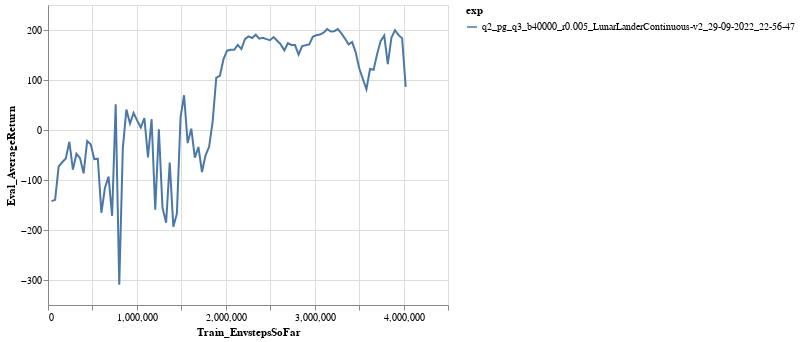

The notebook cell saved with this chart:
### Markdown cell above
# Q3

### Code cell
alt.data_transformers.disable_max_rows()

logdir = '../../data/q2_pg_q3*/events*'
eventfiles = glob.glob(logdir)
xtag = 'Train_EnvstepsSoFar'
ytag = 'Eval_AverageReturn'
df_q2  = make_dataframe(eventfiles, xtag=xtag, ytag=ytag)

chart = alt.Chart(df_q2).mark_line().encode(
    x=xtag,
    y=ytag,
    color='exp'
)
chart = chart.configure_legend(
    labelLimit=1000
)
chart

### Figure 1 — Vega-Lite specification as saved in the notebook (floating-point values rounded to 4 significant figures)
{"config": {"view": {"continuousWidth": 400, "continuousHeight": 300}, "legend": {"labelLimit": 1000}}, "data": {"name": "data-4f95b8a0d1936950fb842637d4cc1c5a"}, "mark": "line", "encoding": {"color": {"field": "exp", "type": "nominal"}, "x": {"field": "Train_EnvstepsSoFar", "type": "quantitative"}, "y": {"field": "Eval_AverageReturn", "type": "quantitative"}}, "$schema": "https://vega.github.io/schema/vega-lite/v4.17.0.json", "datasets": {"data-4f95b8a0d1936950fb842637d4cc1c5a": [{"Train_EnvstepsSoFar": 40000.0, "Eval_AverageReturn": -142.2, "exp": "q2_pg_q3_b40000_r0.005_LunarLanderContinuous-v2_29-09-2022_22-56-47"}, {"Train_EnvstepsSoFar": 80050.0, "Eval_AverageReturn": -139.7, "exp": "q2_pg_q3_b40000_r0.005_LunarLanderContinuous-v2_29-09-2022_22-56-47"}, {"Train_EnvstepsSoFar": 120100.0, "Eval_AverageReturn": -73.02, "exp": "q2_pg_q3_b40000_r0.005_LunarLanderContinuous-v2_29-09-2022_22-56-47"}, {"Train_EnvstepsSoFar": 160200.0, "Eval_AverageReturn": -64.37, "exp": "q2_pg_q3_b40000_r0.005_LunarLanderContinuous-v2_29-09-2022_22-56-47"}, {"Train_EnvstepsSoFar": 200200.0, "Eval_AverageReturn": -57.0, "exp": "q2_pg_q3_b40000_r0.005_LunarLanderContinuous-v2_29-09-2022_22-56-47"}, {"Train_EnvstepsSoFar": 240200.0, "Eval_AverageReturn": -23.54, "exp": "q2_pg_q3_b40000_r0.005_LunarLanderContinuous-v2_29-09-2022_22-56-47"}, {"Train_EnvstepsSoFar": 280300.0, "Eval_AverageReturn": -79.31, "exp": "q2_pg_q3_b40000_r0.005_LunarLanderContinuous-v2_29-09-2022_22-56-47"}, {"Train_EnvstepsSoFar": 320300.0, "Eval_AverageReturn": -47.5, "exp": "q2_pg_q3_b40000_r0.005_LunarLanderContinuous-v2_29-09-2022_22-56-47"}, {"Train_EnvstepsSoFar": 360400.0, "Eval_AverageReturn": -56.19, "exp": "q2_pg_q3_b40000_r0.005_LunarLanderContinuous-v2_29-09-2022_22-56-47"}, {"Train_EnvstepsSoFar": 400400.0, "Eval_AverageReturn": -86.54, "exp": "q2_pg_q3_b40000_r0.005_LunarLanderContinuous-v2_29-09-2022_22-56-47"}, {"Train_EnvstepsSoFar": 440500.0, "Eval_AverageReturn": -22.24, "exp": "q2_pg_q3_b40000_r0.005_LunarLanderContinuous-v2_29-09-2022_22-56-47"}, {"Train_EnvstepsSoFar": 480500.0, "Eval_AverageReturn": -28.55, "exp": "q2_pg_q3_b40000_r0.005_LunarLanderContinuous-v2_29-09-2022_22-56-47"}, {"Train_EnvstepsSoFar": 520600.0, "Eval_AverageReturn": -58.2, "exp": "q2_pg_q3_b40000_r0.005_LunarLanderContinuous-v2_29-09-2022_22-56-47"}, {"Train_EnvstepsSoFar": 560700.0, "Eval_AverageReturn": -57.68, "exp": "q2_pg_q3_b40000_r0.005_LunarLanderContinuous-v2_29-09-2022_22-56-47"}, {"Train_EnvstepsSoFar": 600700.0, "Eval_AverageReturn": -165.5, "exp": "q2_pg_q3_b40000_r0.005_LunarLanderContinuous-v2_29-09-2022_22-56-47"}, {"Train_EnvstepsSoFar": 640900.0, "Eval_AverageReturn": -115.3, "exp": "q2_pg_q3_b40000_r0.005_LunarLanderContinuous-v2_29-09-2022_22-56-47"}, {"Train_EnvstepsSoFar": 681000.0, "Eval_AverageReturn": -93.26, "exp": "q2_pg_q3_b40000_r0.005_LunarLanderContinuous-v2_29-09-2022_22-56-47"}, {"Train_EnvstepsSoFar": 721200.0, "Eval_AverageReturn": -171.7, "exp": "q2_pg_q3_b40000_r0.005_LunarLanderContinuous-v2_29-09-2022_22-56-47"}, {"Train_EnvstepsSoFar": 761300.0, "Eval_AverageReturn": 51.64, "exp": "q2_pg_q3_b40000_r0.005_LunarLanderContinuous-v2_29-09-2022_22-56-47"}, {"Train_EnvstepsSoFar": 801700.0, "Eval_AverageReturn": -309.5, "exp": "q2_pg_q3_b40000_r0.005_LunarLanderContinuous-v2_29-09-2022_22-56-47"}, {"Train_EnvstepsSoFar": 841700.0, "Eval_AverageReturn": -36.43, "exp": "q2_pg_q3_b40000_r0.005_LunarLanderContinuous-v2_29-09-2022_22-56-47"}, {"Train_EnvstepsSoFar": 881700.0, "Eval_AverageReturn": 40.92, "exp": "q2_pg_q3_b40000_r0.005_LunarLanderContinuous-v2_29-09-2022_22-56-47"}, {"Train_EnvstepsSoFar": 922700.0, "Eval_AverageReturn": 12.86, "exp": "q2_pg_q3_b40000_r0.005_LunarLanderContinuous-v2_29-09-2022_22-56-47"}, {"Train_EnvstepsSoFar": 962700.0, "Eval_AverageReturn": 34.08, "exp": "q2_pg_q3_b40000_r0.005_LunarLanderContinuous-v2_29-09-2022_22-56-47"}, {"Train_EnvstepsSoFar": 1004000.0, "Eval_AverageReturn": 18.79, "exp": "q2_pg_q3_b40000_r0.005_LunarLanderContinuous-v2_29-09-2022_22-56-47"}, {"Train_EnvstepsSoFar": 1044000.0, "Eval_AverageReturn": 5.07, "exp": "q2_pg_q3_b40000_r0.005_LunarLanderContinuous-v2_29-09-2022_22-56-47"}, {"Train_EnvstepsSoFar": 1084000.0, "Eval_AverageReturn": 24.0, "exp": "q2_pg_q3_b40000_r0.005_LunarLanderContinuous-v2_29-09-2022_22-56-47"}, {"Train_EnvstepsSoFar": 1125000.0, "Eval_AverageReturn": -54.57, "exp": "q2_pg_q3_b40000_r0.005_LunarLanderContinuous-v2_29-09-2022_22-56-47"}, {"Train_EnvstepsSoFar": 1165000.0, "Eval_AverageReturn": 21.66, "exp": "q2_pg_q3_b40000_r0.005_LunarLanderContinuous-v2_29-09-2022_22-56-47"}, {"Train_EnvstepsSoFar": 1206000.0, "Eval_AverageReturn": -159.6, "exp": "q2_pg_q3_b40000_r0.005_LunarLanderContinuous-v2_29-09-2022_22-56-47"}, {"Train_EnvstepsSoFar": 1247000.0, "Eval_AverageReturn": 1.549, "exp": "q2_pg_q3_b40000_r0.005_LunarLanderContinuous-v2_29-09-2022_22-56-47"}, {"Train_EnvstepsSoFar": 1288000.0, "Eval_AverageReturn": -155.2, "exp": "q2_pg_q3_b40000_r0.005_LunarLanderContinuous-v2_29-09-2022_22-56-47"}, {"Train_EnvstepsSoFar": 1329000.0, "Eval_AverageReturn": -185.5, "exp": "q2_pg_q3_b40000_r0.005_LunarLanderContinuous-v2_29-09-2022_22-56-47"}, {"Train_EnvstepsSoFar": 1369000.0, "Eval_AverageReturn": -65.17, "exp": "q2_pg_q3_b40000_r0.005_LunarLanderContinuous-v2_29-09-2022_22-56-47"}, {"Train_EnvstepsSoFar": 1410000.0, "Eval_AverageReturn": -193.2, "exp": "q2_pg_q3_b40000_r0.005_LunarLanderContinuous-v2_29-09-2022_22-56-47"}, {"Train_EnvstepsSoFar": 1450000.0, "Eval_AverageReturn": -167.4, "exp": "q2_pg_q3_b40000_r0.005_LunarLanderContinuous-v2_29-09-2022_22-56-47"}, {"Train_EnvstepsSoFar": 1491000.0, "Eval_AverageReturn": 24.84, "exp": "q2_pg_q3_b40000_r0.005_LunarLanderContinuous-v2_29-09-2022_22-56-47"}, {"Train_EnvstepsSoFar": 1531000.0, "Eval_AverageReturn": 69.44, "exp": "q2_pg_q3_b40000_r0.005_LunarLanderContinuous-v2_29-09-2022_22-56-47"}, {"Train_EnvstepsSoFar": 1571000.0, "Eval_AverageReturn": -26.15, "exp": "q2_pg_q3_b40000_r0.005_LunarLanderContinuous-v2_29-09-2022_22-56-47"}, {"Train_EnvstepsSoFar": 1612000.0, "Eval_AverageReturn": 2.623, "exp": "q2_pg_q3_b40000_r0.005_LunarLanderContinuous-v2_29-09-2022_22-56-47"}, {"Train_EnvstepsSoFar": 1652000.0, "Eval_AverageReturn": -55.22, "exp": "q2_pg_q3_b40000_r0.005_LunarLanderContinuous-v2_29-09-2022_22-56-47"}, {"Train_EnvstepsSoFar": 1692000.0, "Eval_AverageReturn": -33.89, "exp": "q2_pg_q3_b40000_r0.005_LunarLanderContinuous-v2_29-09-2022_22-56-47"}, {"Train_EnvstepsSoFar": 1732000.0, "Eval_AverageReturn": -84.02, "exp": "q2_pg_q3_b40000_r0.005_LunarLanderContinuous-v2_29-09-2022_22-56-47"}, {"Train_EnvstepsSoFar": 1772000.0, "Eval_AverageReturn": -50.53, "exp": "q2_pg_q3_b40000_r0.005_LunarLanderContinuous-v2_29-09-2022_22-56-47"}, {"Train_EnvstepsSoFar": 1813000.0, "Eval_AverageReturn": -33.53, "exp": "q2_pg_q3_b40000_r0.005_LunarLanderContinuous-v2_29-09-2022_22-56-47"}, {"Train_EnvstepsSoFar": 1853000.0, "Eval_AverageReturn": 17.96, "exp": "q2_pg_q3_b40000_r0.005_LunarLanderContinuous-v2_29-09-2022_22-56-47"}, {"Train_EnvstepsSoFar": 1893000.0, "Eval_AverageReturn": 104.8, "exp": "q2_pg_q3_b40000_r0.005_LunarLanderContinuous-v2_29-09-2022_22-56-47"}, {"Train_EnvstepsSoFar": 1934000.0, "Eval_AverageReturn": 108.3, "exp": "q2_pg_q3_b40000_r0.005_LunarLanderContinuous-v2_29-09-2022_22-56-47"}, {"Train_EnvstepsSoFar": 1974000.0, "Eval_AverageReturn": 141.6, "exp": "q2_pg_q3_b40000_r0.005_LunarLanderContinuous-v2_29-09-2022_22-56-47"}, {"Train_EnvstepsSoFar": 2014000.0, "Eval_AverageReturn": 158.7, "exp": "q2_pg_q3_b40000_r0.005_LunarLanderContinuous-v2_29-09-2022_22-56-47"}, {"Train_EnvstepsSoFar": 2055000.0, "Eval_AverageReturn": 160.6, "exp": "q2_pg_q3_b40000_r0.005_LunarLanderContinuous-v2_29-09-2022_22-56-47"}, {"Train_EnvstepsSoFar": 2095000.0, "Eval_AverageReturn": 160.4, "exp": "q2_pg_q3_b40000_r0.005_LunarLanderContinuous-v2_29-09-2022_22-56-47"}, {"Train_EnvstepsSoFar": 2135000.0, "Eval_AverageReturn": 170.1, "exp": "q2_pg_q3_b40000_r0.005_LunarLanderContinuous-v2_29-09-2022_22-56-47"}, {"Train_EnvstepsSoFar": 2175000.0, "Eval_AverageReturn": 161.8, "exp": "q2_pg_q3_b40000_r0.005_LunarLanderContinuous-v2_29-09-2022_22-56-47"}, {"Train_EnvstepsSoFar": 2215000.0, "Eval_AverageReturn": 181.7, "exp": "q2_pg_q3_b40000_r0.005_LunarLanderContinuous-v2_29-09-2022_22-56-47"}, {"Train_EnvstepsSoFar": 2256000.0, "Eval_AverageReturn": 187.2, "exp": "q2_pg_q3_b40000_r0.005_LunarLanderContinuous-v2_29-09-2022_22-56-47"}, {"Train_EnvstepsSoFar": 2297000.0, "Eval_AverageReturn": 184.0, "exp": "q2_pg_q3_b40000_r0.005_LunarLanderContinuous-v2_29-09-2022_22-56-47"}, {"Train_EnvstepsSoFar": 2337000.0, "Eval_AverageReturn": 190.5, "exp": "q2_pg_q3_b40000_r0.005_LunarLanderContinuous-v2_29-09-2022_22-56-47"}, {"Train_EnvstepsSoFar": 2377000.0, "Eval_AverageReturn": 182.6, "exp": "q2_pg_q3_b40000_r0.005_LunarLanderContinuous-v2_29-09-2022_22-56-47"}, {"Train_EnvstepsSoFar": 2417000.0, "Eval_AverageReturn": 184.5, "exp": "q2_pg_q3_b40000_r0.005_LunarLanderContinuous-v2_29-09-2022_22-56-47"}, {"Train_EnvstepsSoFar": 2457000.0, "Eval_AverageReturn": 181.8, "exp": "q2_pg_q3_b40000_r0.005_LunarLanderContinuous-v2_29-09-2022_22-56-47"}, {"Train_EnvstepsSoFar": 2497000.0, "Eval_AverageReturn": 179.5, "exp": "q2_pg_q3_b40000_r0.005_LunarLanderContinuous-v2_29-09-2022_22-56-47"}, {"Train_EnvstepsSoFar": 2538000.0, "Eval_AverageReturn": 185.9, "exp": "q2_pg_q3_b40000_r0.005_LunarLanderContinuous-v2_29-09-2022_22-56-47"}, {"Train_EnvstepsSoFar": 2578000.0, "Eval_AverageReturn": 178.5, "exp": "q2_pg_q3_b40000_r0.005_LunarLanderContinuous-v2_29-09-2022_22-56-47"}, {"Train_EnvstepsSoFar": 2618000.0, "Eval_AverageReturn": 171.1, "exp": "q2_pg_q3_b40000_r0.005_LunarLanderContinuous-v2_29-09-2022_22-56-47"}, {"Train_EnvstepsSoFar": 2659000.0, "Eval_AverageReturn": 159.3, "exp": "q2_pg_q3_b40000_r0.005_LunarLanderContinuous-v2_29-09-2022_22-56-47"}, {"Train_EnvstepsSoFar": 2699000.0, "Eval_AverageReturn": 173.6, "exp": "q2_pg_q3_b40000_r0.005_LunarLanderContinuous-v2_29-09-2022_22-56-47"}, {"Train_EnvstepsSoFar": 2739000.0, "Eval_AverageReturn": 170.2, "exp": "q2_pg_q3_b40000_r0.005_LunarLanderContinuous-v2_29-09-2022_22-56-47"}, {"Train_EnvstepsSoFar": 2779000.0, "Eval_AverageReturn": 169.8, "exp": "q2_pg_q3_b40000_r0.005_LunarLanderContinuous-v2_29-09-2022_22-56-47"}, {"Train_EnvstepsSoFar": 2819000.0, "Eval_AverageReturn": 151.0, "exp": "q2_pg_q3_b40000_r0.005_LunarLanderContinuous-v2_29-09-2022_22-56-47"}, {"Train_EnvstepsSoFar": 2859000.0, "Eval_AverageReturn": 167.7, "exp": "q2_pg_q3_b40000_r0.005_LunarLanderContinuous-v2_29-09-2022_22-56-47"}, {"Train_EnvstepsSoFar": 2899000.0, "Eval_AverageReturn": 169.7, "exp": "q2_pg_q3_b40000_r0.005_LunarLanderContinuous-v2_29-09-2022_22-56-47"}, {"Train_EnvstepsSoFar": 2939000.0, "Eval_AverageReturn": 171.1, "exp": "q2_pg_q3_b40000_r0.005_LunarLanderContinuous-v2_29-09-2022_22-56-47"}, {"Train_EnvstepsSoFar": 2979000.0, "Eval_AverageReturn": 186.4, "exp": "q2_pg_q3_b40000_r0.005_LunarLanderContinuous-v2_29-09-2022_22-56-47"}, {"Train_EnvstepsSoFar": 3019000.0, "Eval_AverageReturn": 189.7, "exp": "q2_pg_q3_b40000_r0.005_LunarLanderContinuous-v2_29-09-2022_22-56-47"}, {"Train_EnvstepsSoFar": 3059000.0, "Eval_AverageReturn": 190.8, "exp": "q2_pg_q3_b40000_r0.005_LunarLanderContinuous-v2_29-09-2022_22-56-47"}, {"Train_EnvstepsSoFar": 3100000.0, "Eval_AverageReturn": 194.5, "exp": "q2_pg_q3_b40000_r0.005_LunarLanderContinuous-v2_29-09-2022_22-56-47"}, {"Train_EnvstepsSoFar": 3140000.0, "Eval_AverageReturn": 202.0, "exp": "q2_pg_q3_b40000_r0.005_LunarLanderContinuous-v2_29-09-2022_22-56-47"}, {"Train_EnvstepsSoFar": 3181000.0, "Eval_AverageReturn": 196.8, "exp": "q2_pg_q3_b40000_r0.005_LunarLanderContinuous-v2_29-09-2022_22-56-47"}, {"Train_EnvstepsSoFar": 3221000.0, "Eval_AverageReturn": 197.6, "exp": "q2_pg_q3_b40000_r0.005_LunarLanderContinuous-v2_29-09-2022_22-56-47"}, {"Train_EnvstepsSoFar": 3261000.0, "Eval_AverageReturn": 201.7, "exp": "q2_pg_q3_b40000_r0.005_LunarLanderContinuous-v2_29-09-2022_22-56-47"}, {"Train_EnvstepsSoFar": 3301000.0, "Eval_AverageReturn": 193.1, "exp": "q2_pg_q3_b40000_r0.005_LunarLanderContinuous-v2_29-09-2022_22-56-47"}, {"Train_EnvstepsSoFar": 3341000.0, "Eval_AverageReturn": 182.9, "exp": "q2_pg_q3_b40000_r0.005_LunarLanderContinuous-v2_29-09-2022_22-56-47"}, {"Train_EnvstepsSoFar": 3381000.0, "Eval_AverageReturn": 171.3, "exp": "q2_pg_q3_b40000_r0.005_LunarLanderContinuous-v2_29-09-2022_22-56-47"}, {"Train_EnvstepsSoFar": 3421000.0, "Eval_AverageReturn": 175.8, "exp": "q2_pg_q3_b40000_r0.005_LunarLanderContinuous-v2_29-09-2022_22-56-47"}, {"Train_EnvstepsSoFar": 3461000.0, "Eval_AverageReturn": 155.8, "exp": "q2_pg_q3_b40000_r0.005_LunarLanderContinuous-v2_29-09-2022_22-56-47"}, {"Train_EnvstepsSoFar": 3501000.0, "Eval_AverageReturn": 123.6, "exp": "q2_pg_q3_b40000_r0.005_LunarLanderContinuous-v2_29-09-2022_22-56-47"}, {"Train_EnvstepsSoFar": 3542000.0, "Eval_AverageReturn": 101.9, "exp": "q2_pg_q3_b40000_r0.005_LunarLanderContinuous-v2_29-09-2022_22-56-47"}, {"Train_EnvstepsSoFar": 3582000.0, "Eval_AverageReturn": 81.27, "exp": "q2_pg_q3_b40000_r0.005_LunarLanderContinuous-v2_29-09-2022_22-56-47"}, {"Train_EnvstepsSoFar": 3623000.0, "Eval_AverageReturn": 122.1, "exp": "q2_pg_q3_b40000_r0.005_LunarLanderContinuous-v2_29-09-2022_22-56-47"}, {"Train_EnvstepsSoFar": 3663000.0, "Eval_AverageReturn": 120.6, "exp": "q2_pg_q3_b40000_r0.005_LunarLanderContinuous-v2_29-09-2022_22-56-47"}, {"Train_EnvstepsSoFar": 3703000.0, "Eval_AverageReturn": 152.0, "exp": "q2_pg_q3_b40000_r0.005_LunarLanderContinuous-v2_29-09-2022_22-56-47"}, {"Train_EnvstepsSoFar": 3743000.0, "Eval_AverageReturn": 178.3, "exp": "q2_pg_q3_b40000_r0.005_LunarLanderContinuous-v2_29-09-2022_22-56-47"}, {"Train_EnvstepsSoFar": 3783000.0, "Eval_AverageReturn": 188.9, "exp": "q2_pg_q3_b40000_r0.005_LunarLanderContinuous-v2_29-09-2022_22-56-47"}, {"Train_EnvstepsSoFar": 3823000.0, "Eval_AverageReturn": 131.5, "exp": "q2_pg_q3_b40000_r0.005_LunarLanderContinuous-v2_29-09-2022_22-56-47"}, {"Train_EnvstepsSoFar": 3863000.0, "Eval_AverageReturn": 184.6, "exp": "q2_pg_q3_b40000_r0.005_LunarLanderContinuous-v2_29-09-2022_22-56-47"}, {"Train_EnvstepsSoFar": 3904000.0, "Eval_AverageReturn": 199.6, "exp": "q2_pg_q3_b40000_r0.005_LunarLanderContinuous-v2_29-09-2022_22-56-47"}, {"Train_EnvstepsSoFar": 3944000.0, "Eval_AverageReturn": 189.7, "exp": "q2_pg_q3_b40000_r0.005_LunarLanderContinuous-v2_29-09-2022_22-56-47"}, {"Train_EnvstepsSoFar": 3984000.0, "Eval_AverageReturn": 183.6, "exp": "q2_pg_q3_b40000_r0.005_LunarLanderContinuous-v2_29-09-2022_22-56-47"}, {"Train_EnvstepsSoFar": 4024000.0, "Eval_AverageReturn": 86.29, "exp": "q2_pg_q3_b40000_r0.005_LunarLanderContinuous-v2_29-09-2022_22-56-47"}]}}
